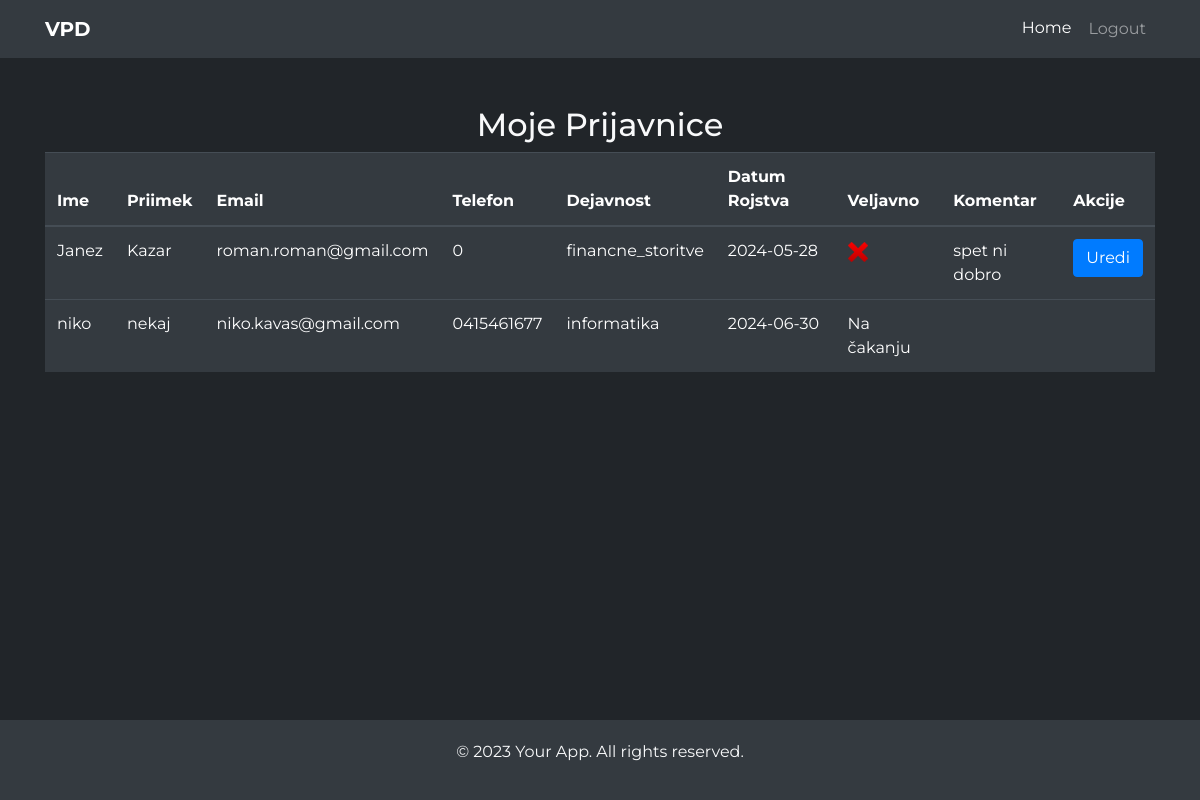
/user_prijavnice/ (signed in), run on an earlier commit of the app's database.
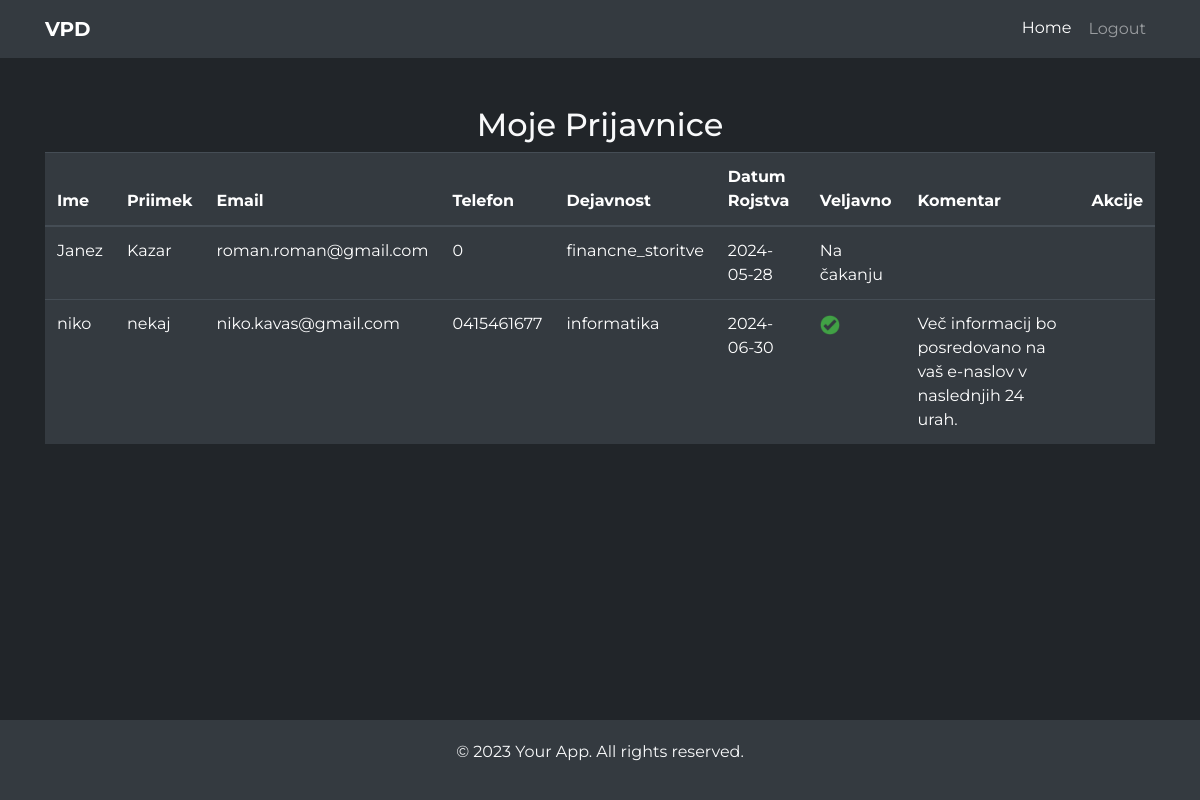
And on a later commit of the database.
### webapp/models.py (models this page shows, shortened)
class Prijavnica(models.Model):
    ime = models.CharField(max_length=100, null=True)
    priimek = models.CharField(max_length=100, null=True)
    email = models.CharField(max_length=100, null=True)
    phone = models.CharField(max_length=15, null=True)
    dejavnost = models.CharField(max_length=100, default=None, null=True)
    datumrojstva = models.CharField(max_length=100, default=None, null=True)
    valid = models.BooleanField(null=True, default=None)
    komentar = models.CharField(max_length=255, null=True, default=None)
    user = models.ForeignKey(User, on_delete=models.CASCADE, null=True, blank=True)

### webapp/views.py (the view)
# urls.py: path("user_prijavnice/", views.user_prijavnice, name="user_prijavnice"),
@login_required
def user_prijavnice(request):
    user_prijavnice_list = Prijavnica.objects.filter(user=request.user)
    return render(request, 'user_prijavnice.html', {'prijavnice_list': user_prijavnice_list})

### webapp/templates/user_prijavnice.html (shortened to what this page needs)
{% extends 'base.html' %}
{% load static %}
{% block content %}
<h2 class="text-center">Moje Prijavnice</h2>
<table class="table table-dark">
    <thead>
        <tr>
            <th>Ime</th>
            <th>Priimek</th>
            <th>Email</th>
            <th>Telefon</th>
            <th>Dejavnost</th>
            <th>Datum Rojstva</th>
            <th>Veljavno</th>
            <th>Komentar</th>
            <th>Akcije</th>
        </tr>
    </thead>
    <tbody>
        {% for prijavnica in prijavnice_list %}
        <tr>
            <td>{{ prijavnica.ime }}</td>
            <td>{{ prijavnica.priimek }}</td>
            <td>{{ prijavnica.email }}</td>
            <td>{{ prijavnica.phone }}</td>
            <td>{{ prijavnica.dejavnost }}</td>
            <td>{{ prijavnica.datumrojstva }}</td>
            <td>
                {% if prijavnica.valid is False %}
                    <img src="{% static 'images/x.png' %}" alt="Invalid" width="20">
                {% elif prijavnica.valid is True %}
                    <img src="{% static 'images/checkmark.png' %}" alt="Valid" width="20">
                {% else %}
                    Na čakanju
                {% endif %}
            </td>
            <td>
                {% if prijavnica.valid is False %}
                    {{ prijavnica.komentar }}
                {% elif prijavnica.valid is True %}
                    Več informacij bo posredovano na vaš e-naslov v naslednjih 24 urah.
                {% endif %}
            </td>
            <td>
                {% if prijavnica.valid is False %}
                    <a href="{% url 'user_edit_prijavnica' prijavnica.id %}" class="btn btn-primary">Uredi</a>
                {% endif %}
            </td>
        </tr>
        {% empty %}
        <tr>
            <td colspan="9" class="text-center">Ni prijavnic za prikaz</td>
        </tr>
        {% endfor %}
    </tbody>
</table>
{% endblock %}

What changed in the data, as far as the page shows it:
changed Prijavnica "Janez": valid: picture removed; komentar "spet ni dobro" → (not shown); valid "Uredi" → "Na čakanju"
changed Prijavnica "niko": valid: picture added; valid "Na čakanju" → "Več informacij bo posredovano na vaš e-naslov v naslednjih 24 urah."
